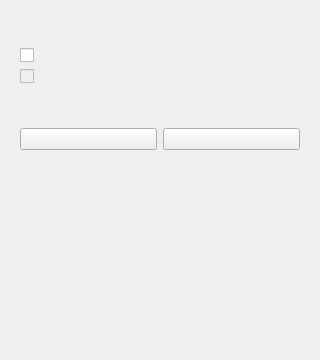
<?xml version="1.0" encoding="UTF-8"?>
<ui version="4.0">
 <class>AortaPlan</class>
 <widget class="qMRMLWidget" name="AortaPlan">
  <property name="geometry">
   <rect>
    <x>0</x>
    <y>0</y>
    <width>320</width>
    <height>360</height>
   </rect>
  </property>
  <layout class="QVBoxLayout" name="mainLayout">
   <item>
    <widget class="QLabel" name="disclaimerLabel">
     <property name="styleSheet">
      <string notr="true">color: #a00000; font-weight: bold; padding: 4px;</string>
     </property>
     <property name="wordWrap">
      <bool>true</bool>
     </property>
    </widget>
   </item>
   <item>
    <widget class="ctkCollapsibleButton" name="modeCollapsibleButton">
     <layout class="QVBoxLayout" name="modeLayout">
      <item>
       <widget class="QCheckBox" name="appModeCheckBox"/>
      </item>
      <item>
       <widget class="QCheckBox" name="showSlicerUiCheckBox">
        <property name="enabled">
         <bool>false</bool>
        </property>
       </widget>
      </item>
     </layout>
    </widget>
   </item>
   <item>
    <widget class="ctkCollapsibleButton" name="environmentCollapsibleButton">
     <layout class="QVBoxLayout" name="environmentLayout">
      <item>
       <widget class="QLabel" name="environmentLabel">
        <property name="textFormat">
         <enum>Qt::RichText</enum>
        </property>
        <property name="wordWrap">
         <bool>true</bool>
        </property>
       </widget>
      </item>
      <item>
       <layout class="QHBoxLayout" name="environmentButtonsLayout">
        <item>
         <widget class="QPushButton" name="recheckButton"/>
        </item>
        <item>
         <widget class="QPushButton" name="installPackagesButton"/>
        </item>
       </layout>
      </item>
     </layout>
    </widget>
   </item>
   <item>
    <spacer name="verticalSpacer">
     <property name="orientation">
      <enum>Qt::Vertical</enum>
     </property>
     <property name="sizeHint" stdset="0">
      <size>
       <width>20</width>
       <height>40</height>
      </size>
     </property>
    </spacer>
   </item>
  </layout>
 </widget>
 <customwidgets>
  <customwidget>
   <class>qMRMLWidget</class>
   <extends>QWidget</extends>
   <header>qMRMLWidget.h</header>
   <container>1</container>
  </customwidget>
  <customwidget>
   <class>ctkCollapsibleButton</class>
   <extends>QWidget</extends>
   <header>ctkCollapsibleButton.h</header>
   <container>1</container>
  </customwidget>
 </customwidgets>
 <resources/>
 <connections/>
</ui>
